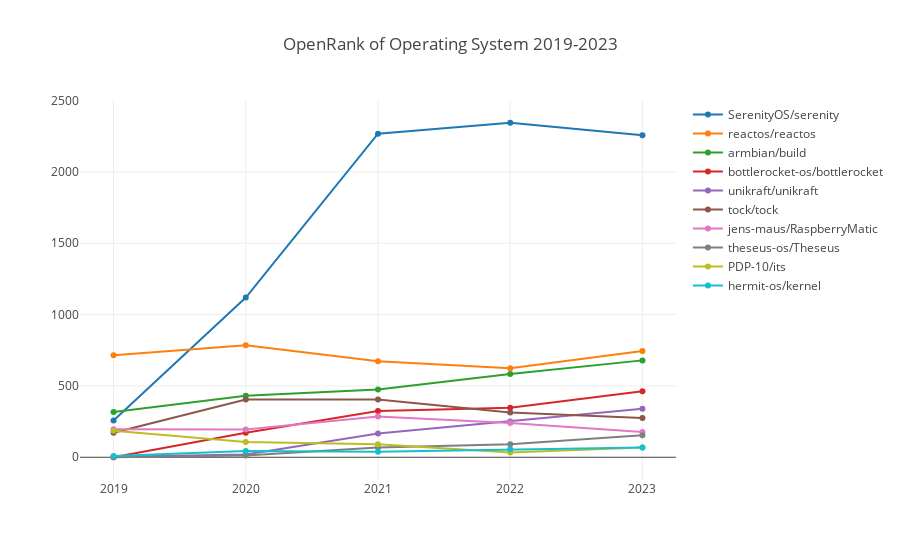

Here is the notebook cell this chart was saved with:
### Markdown cell above
### 操作系统

### Code cell
processTechFieldData(':technology/operating_system', 'Operating System');

### Figure 1 — Plotly figure (JSON) as saved in the notebook; plotly's stock layout.template omitted (floating-point values rounded to 4 significant figures)
{"data": [{"name": "SerenityOS/serenity", "x": [2019, 2020, 2021, 2022, 2023], "y": [257.7, 1119.0, 2268.0, 2345.0, 2258.0]}, {"name": "reactos/reactos", "x": [2019, 2020, 2021, 2022, 2023], "y": [715.1, 785.6, 673.3, 623.7, 745.2]}, {"name": "armbian/build", "x": [2019, 2020, 2021, 2022, 2023], "y": [317.6, 431.2, 474.6, 584.3, 679.1]}, {"name": "bottlerocket-os/bottlerocket", "x": [2019, 2020, 2021, 2022, 2023], "y": [0, 171.8, 324.5, 346.3, 462.1]}, {"name": "unikraft/unikraft", "x": [2019, 2020, 2021, 2022, 2023], "y": [3.98, 18.99, 166.8, 251.4, 340.8]}, {"name": "tock/tock", "x": [2019, 2020, 2021, 2022, 2023], "y": [171.2, 405.4, 404.4, 314.2, 275.3]}, {"name": "jens-maus/RaspberryMatic", "x": [2019, 2020, 2021, 2022, 2023], "y": [196.9, 194.1, 284.9, 240.2, 176.6]}, {"name": "theseus-os/Theseus", "x": [2019, 2020, 2021, 2022, 2023], "y": [0, 11.52, 68.2, 90.79, 155.0]}, {"name": "PDP-10/its", "x": [2019, 2020, 2021, 2022, 2023], "y": [185.8, 106.1, 90.9, 33.22, 69.1]}, {"name": "hermit-os/kernel", "x": [2019, 2020, 2021, 2022, 2023], "y": [8.41, 43.69, 38.86, 55.72, 68.58]}], "layout": {"autosize": true, "title": {"text": "OpenRank of Operating System 2019-2023"}, "xaxis": {"autorange": true, "range": [2019.0, 2023.0], "type": "linear"}, "yaxis": {"autorange": true, "range": [-193.5, 2538.0], "type": "linear"}}}
